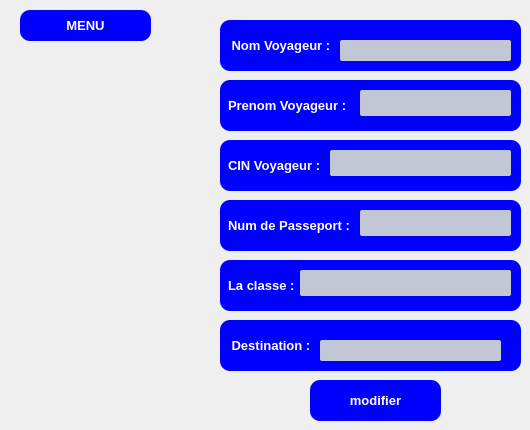
        <widget class="QWidget" name="page_8">
         <widget class="QLabel" name="label_nom_voyageur_11">
          <property name="geometry">
           <rect>
            <x>220</x>
            <y>20</y>
            <width>301</width>
            <height>51</height>
           </rect>
          </property>
          <property name="styleSheet">
           <string notr="true">/*-----QLabel-----*/
QLabel
{
background-color: rgb(0,0,255);


	color: #ffffff;
	font-size: 13px;
	font-weight: bold;
	border: 5px;
	border-radius:10px;
	padding: 5px;

}</string>
          </property>
          <property name="text">
           <string> Nom Voyageur :</string>
          </property>
         </widget>
         <widget class="QLabel" name="label_cin_voyageur_2">
          <property name="geometry">
           <rect>
            <x>220</x>
            <y>140</y>
            <width>301</width>
            <height>51</height>
           </rect>
          </property>
          <property name="styleSheet">
           <string notr="true">/*-----QLabel-----*/
QLabel
{
background-color: rgb(0,0,255);



	color: #ffffff;
	font-size: 13px;
	font-weight: bold;
	border: 5px;
	border-radius:10px;
	padding: 5px;

}</string>
          </property>
          <property name="text">
           <string>CIN Voyageur :</string>
          </property>
         </widget>
         <widget class="QLabel" name="label_pren_voyageur_2">
          <property name="geometry">
           <rect>
            <x>220</x>
            <y>80</y>
            <width>301</width>
            <height>51</height>
           </rect>
          </property>
          <property name="styleSheet">
           <string notr="true">/*-----QLabel-----*/
QLabel
{
background-color: rgb(0,0,255);



	color: #ffffff;
	font-size: 13px;
	font-weight: bold;
	border: 5px;
	border-radius:10px;
	padding: 5px;

}</string>
          </property>
          <property name="text">
           <string>Prenom Voyageur :</string>
          </property>
         </widget>
         <widget class="QLabel" name="label_num_de_passeport_3">
          <property name="geometry">
           <rect>
            <x>220</x>
            <y>200</y>
            <width>301</width>
            <height>51</height>
           </rect>
          </property>
          <property name="styleSheet">
           <string notr="true">/*-----QLabel-----*/
QLabel
{
background-color:rgb(0,0,255);


	color: #ffffff;
	font-size: 13px;
	font-weight: bold;
	border: 5px;
	border-radius:10px;
	padding: 5px;

}</string>
          </property>
          <property name="text">
           <string>Num de Passeport :</string>
          </property>
         </widget>
         <widget class="QLineEdit" name="lineEdit_NOM_VOY">
          <property name="geometry">
           <rect>
            <x>340</x>
            <y>40</y>
            <width>171</width>
            <height>21</height>
           </rect>
          </property>
          <property name="styleSheet">
           <string notr="true">/*-----QLineEdit-----*/
QLineEdit
{
	background-color: #c2c7d5;
	color: #000;
	font-weight: bold;
	border: none;
	border-radius: 2px;
	padding: 3px;

}</string>
          </property>
          <property name="text">
           <string/>
          </property>
         </widget>
         <widget class="QLineEdit" name="lineEdit_PRENOM_VOY">
          <property name="geometry">
           <rect>
            <x>360</x>
            <y>90</y>
            <width>151</width>
            <height>26</height>
           </rect>
          </property>
          <property name="styleSheet">
           <string notr="true">/*-----QLineEdit-----*/
QLineEdit
{
	background-color: #c2c7d5;
	color: #000;
	font-weight: bold;
	border: none;
	border-radius: 2px;
	padding: 3px;

}</string>
          </property>
          <property name="text">
           <string/>
          </property>
         </widget>
         <widget class="QLineEdit" name="lineEdit_CIN_VOY">
          <property name="geometry">
           <rect>
            <x>330</x>
            <y>150</y>
            <width>181</width>
            <height>26</height>
           </rect>
          </property>
          <property name="styleSheet">
           <string notr="true">/*-----QLineEdit-----*/
QLineEdit
{
	background-color: #c2c7d5;
	color: #000;
	font-weight: bold;
	border: none;
	border-radius: 2px;
	padding: 3px;

}</string>
          </property>
          <property name="text">
           <string/>
          </property>
         </widget>
         <widget class="QLineEdit" name="lineEdit_NUM_PASSEPORT">
          <property name="geometry">
           <rect>
            <x>360</x>
            <y>210</y>
            <width>151</width>
            <height>26</height>
           </rect>
          </property>
          <property name="styleSheet">
           <string notr="true">/*-----QLineEdit-----*/
QLineEdit
{
	background-color: #c2c7d5;
	color: #000;
	font-weight: bold;
	border: none;
	border-radius: 2px;
	padding: 3px;

}</string>
          </property>
          <property name="text">
           <string/>
          </property>
         </widget>
         <widget class="QLabel" name="label_nom_voyageur_14">
          <property name="geometry">
           <rect>
            <x>220</x>
            <y>260</y>
            <width>301</width>
            <height>51</height>
           </rect>
          </property>
          <property name="styleSheet">
           <string notr="true">/*-----QLabel-----*/
QLabel
{
background-color: rgb(0,0,255);


	color: #ffffff;
	font-size: 13px;
	font-weight: bold;
	border: 5px;
	border-radius:10px;
	padding: 5px;

}</string>
          </property>
          <property name="text">
           <string>La classe :</string>
          </property>
         </widget>
         <widget class="QLineEdit" name="lineEdit_CLASSE_VOY">
          <property name="geometry">
           <rect>
            <x>300</x>
            <y>270</y>
            <width>211</width>
            <height>26</height>
           </rect>
          </property>
          <property name="styleSheet">
           <string notr="true">/*-----QLineEdit-----*/
QLineEdit
{
	background-color: #c2c7d5;
	color: #000;
	font-weight: bold;
	border: none;
	border-radius: 2px;
	padding: 3px;

}</string>
          </property>
          <property name="text">
           <string/>
          </property>
         </widget>
         <widget class="QPushButton" name="pushButton_HISTORIQUES_12">
          <property name="geometry">
           <rect>
            <x>20</x>
            <y>10</y>
            <width>131</width>
            <height>31</height>
           </rect>
          </property>
          <property name="font">
           <font>
            <pointsize>-1</pointsize>
            <weight>75</weight>
            <bold>true</bold>
            <underline>false</underline>
            <kerning>true</kerning>
           </font>
          </property>
          <property name="styleSheet">
           <string notr="true">/*-----QPushButton-----*/
QPushButton
{
	background-color:  rgb(0,0,255);



	color: #ffffff;
	font-size: 13px;
	font-weight: bold;
	border: 5px;
	border-radius:10px;
	padding: 5px;

}

QPushButton::hover
{
background-color: qlineargradient(spread:pad, x1:0, y1:0.511, x2:1, y2:0.511, stop:0 rgba(0, 0, 150, 220),stop:1 rgba(50, 220, 200, 220));

	color: #FF5D5D; 
}
QPushButton::pressed
{background-color: qlineargradient(stop:0 rgba(0, 207, 179, 255),stop:1 rgba(70, 255, 230, 255));

	color: #FF5D5D; 

}</string>
          </property>
          <property name="text">
           <string>MENU</string>
          </property>
          <property name="icon">
           <iconset>
            <normaloff>../../../jour_j/archiver.png</normaloff>../../../jour_j/archiver.png</iconset>
          </property>
          <property name="checkable">
           <bool>true</bool>
          </property>
          <property name="checked">
           <bool>true</bool>
          </property>
         </widget>
         <widget class="QPushButton" name="pb_modifier">
          <property name="geometry">
           <rect>
            <x>310</x>
            <y>380</y>
            <width>131</width>
            <height>41</height>
           </rect>
          </property>
          <property name="font">
           <font>
            <pointsize>-1</pointsize>
            <weight>75</weight>
            <bold>true</bold>
            <underline>false</underline>
            <kerning>true</kerning>
           </font>
          </property>
          <property name="styleSheet">
           <string notr="true">/*-----QPushButton-----*/
QPushButton
{
	background-color:  rgb(0,0,255);



	color: #ffffff;
	font-size: 13px;
	font-weight: bold;
	border: 5px;
	border-radius:10px;
	padding: 5px;

}

QPushButton::hover
{
background-color: qlineargradient(spread:pad, x1:0, y1:0.511, x2:1, y2:0.511, stop:0 rgba(0, 0, 150, 220),stop:1 rgba(50, 220, 200, 220));

	color: #FF5D5D; 
}
QPushButton::pressed
{background-color: qlineargradient(stop:0 rgba(0, 207, 179, 255),stop:1 rgba(70, 255, 230, 255));

	color: #FF5D5D; 

}</string>
          </property>
          <property name="text">
           <string>modifier</string>
          </property>
          <property name="icon">
           <iconset>
            <normaloff>../../../jour_j/archiver.png</normaloff>../../../jour_j/archiver.png</iconset>
          </property>
          <property name="checkable">
           <bool>true</bool>
          </property>
          <property name="checked">
           <bool>true</bool>
          </property>
         </widget>
         <widget class="QLabel" name="label_Destination">
          <property name="geometry">
           <rect>
            <x>220</x>
            <y>320</y>
            <width>301</width>
            <height>51</height>
           </rect>
          </property>
          <property name="styleSheet">
           <string notr="true">/*-----QLabel-----*/
QLabel
{
background-color: rgb(0,0,255);


	color: #ffffff;
	font-size: 13px;
	font-weight: bold;
	border: 5px;
	border-radius:10px;
	padding: 5px;

}</string>
          </property>
          <property name="text">
           <string> Destination :</string>
          </property>
         </widget>
         <widget class="QLineEdit" name="lineEdit_DESTINATION">
          <property name="geometry">
           <rect>
            <x>320</x>
            <y>340</y>
            <width>181</width>
            <height>21</height>
           </rect>
          </property>
          <property name="styleSheet">
           <string notr="true">/*-----QLineEdit-----*/
QLineEdit
{
	background-color: #c2c7d5;
	color: #000;
	font-weight: bold;
	border: none;
	border-radius: 2px;
	padding: 3px;

}</string>
          </property>
          <property name="text">
           <string/>
          </property>
         </widget>
        </widget>
